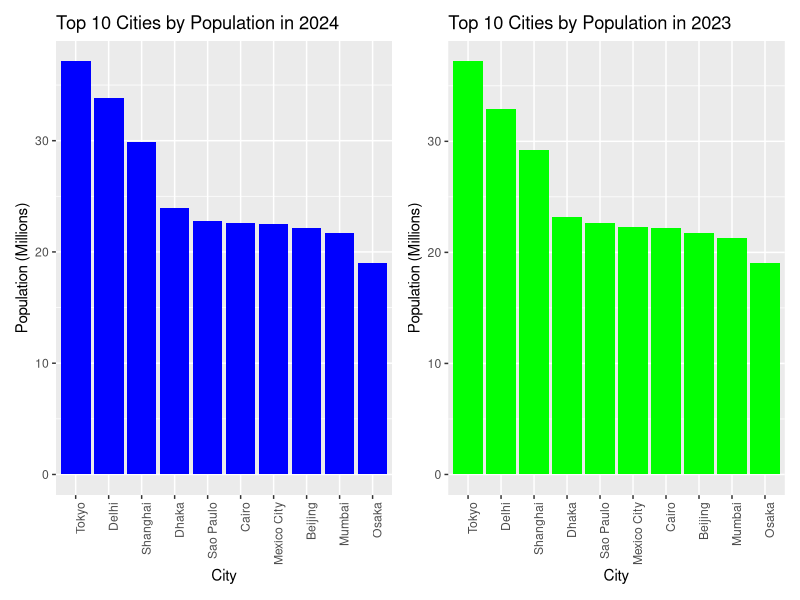
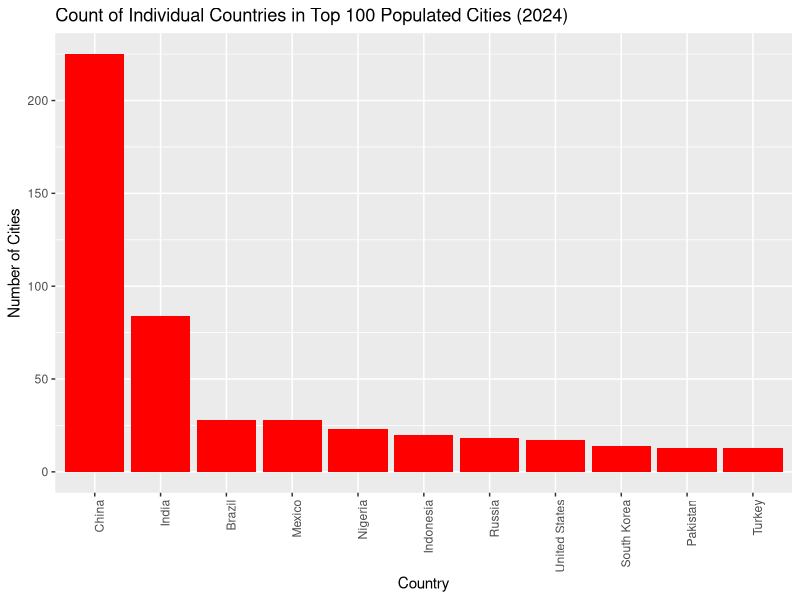
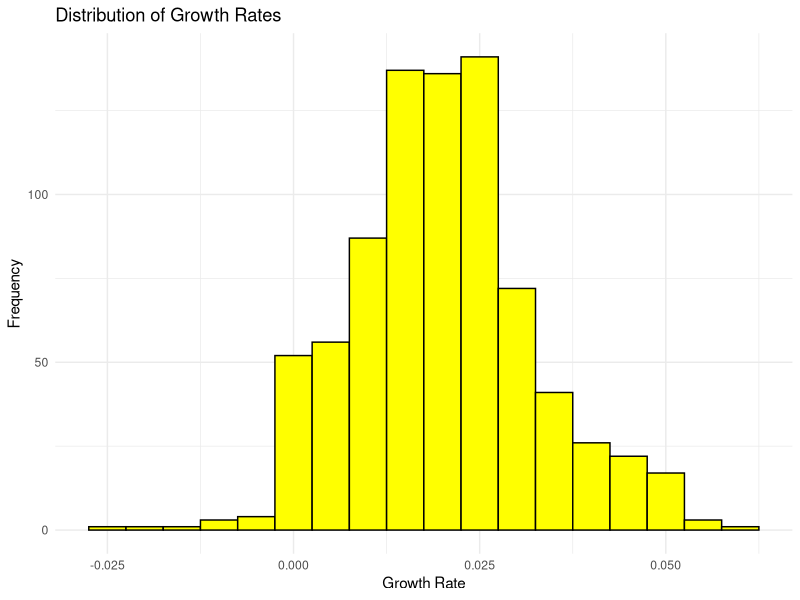
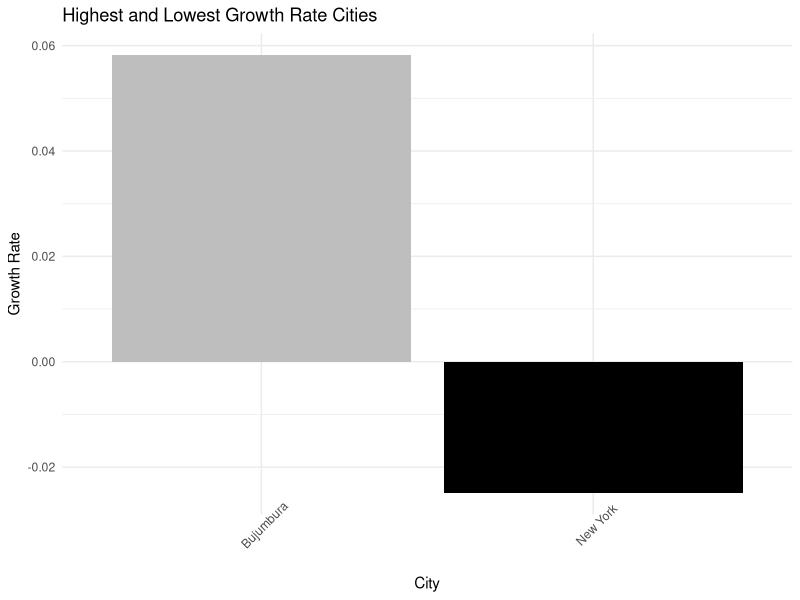
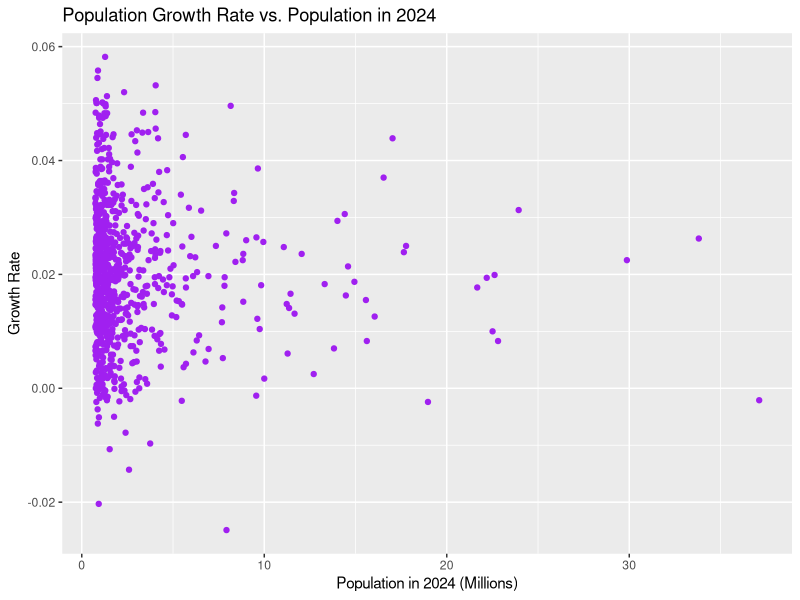
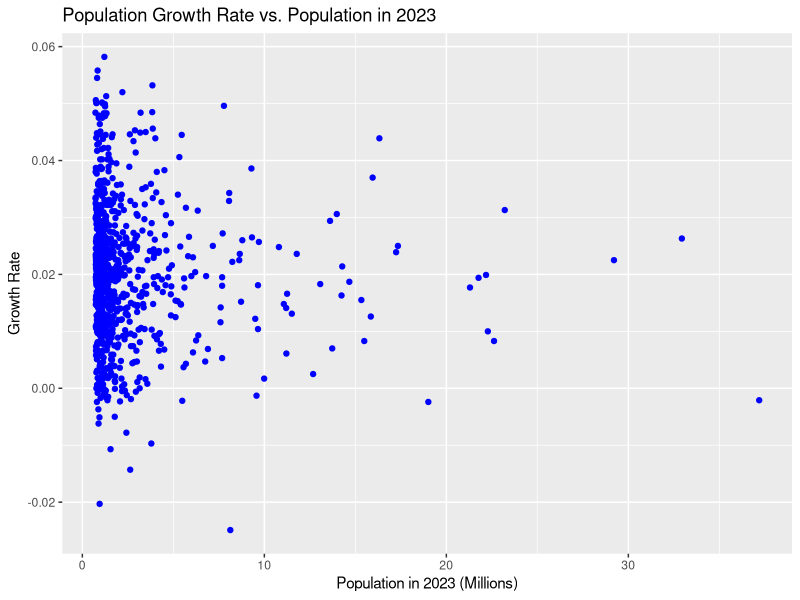

Reproduce these figures in R, in order.
library(ggplot2)
library(dplyr)
library(patchwork)
  

setwd("/Users/saikalyangurumanchi/Library/CloudStorage/OneDrive-CentralMichiganUniversity/Summer-581/Assignement-2")
#Importing the CSV data into R
City_by_population <- read.csv("World Populated Cities.csv")
View(City_by_population)

#Data Cleaning
#Viewing current column names
colnames(City_by_population)
#Changing column names
new_names <- c("Rank", "City", "Country", "Population_2024", "Population_2023", "Growth_Rate")
#Assigning the new column names to the data set
colnames(City_by_population) <- new_names 
#Checking the datatypes of the dataframe
glimpse(City_by_population) 
#Checking for N/A or missing values
sum(is.na(City_by_population)) 
#removing duplicates
City_by_population <- City_by_population[!duplicated(City_by_population), ] 
#For the first row the rank was 0 so added with 1 to the column make it as 1
City_by_population$Rank = City_by_population$Rank+1 
#creating new column to show the data in millions for Population_2024 column
City_by_population$Population_2024_Millions = round(City_by_population$Population_2024 / 1000000, 2)
#creating new column to show the data in millions for Population_2023 column
City_by_population$Population_2023_Millions = round(City_by_population$Population_2023 / 1000000, 2)
#Removing Population_2024 and Population_2023 columns from the dataset
City_by_population <- City_by_population[, !names(City_by_population) == "Population_2024"] 
City_by_population <- City_by_population[, !names(City_by_population) == "Population_2023"] 


#Comparison of Population in 2023 and 2024 for Top 10 Cities:
# Select the top 10 cities based on the population in 2024
top_10_cities_2024 <- City_by_population %>%
  arrange(desc(Population_2024_Millions)) %>%
  head(10)

# Plot for 2024
plot_2024 <- ggplot(top_10_cities_2024, aes(x = reorder(City, -Population_2024_Millions), y = Population_2024_Millions)) +
  geom_bar(stat = "identity", fill = "blue") +
  labs(title = "Top 10 Cities by Population in 2024",
       x = "City",
       y = "Population (Millions)") +
  theme(axis.text.x = element_text(angle = 90, hjust = 1))

# Plot for 2023
top_10_cities_2023 <- City_by_population %>%
  arrange(desc(Population_2023_Millions)) %>%
  head(10)

plot_2023 <- ggplot(top_10_cities_2023, aes(x = reorder(City, -Population_2023_Millions), y = Population_2023_Millions)) +
  geom_bar(stat = "identity", fill = "green") +
  labs(title = "Top 10 Cities by Population in 2023",
       x = "City",
       y = "Population (Millions)") +
  theme(axis.text.x = element_text(angle = 90, hjust = 1))

# Combine the two plots side by side
combined_plot <- plot_2024 + plot_2023

# Display the combined plot
combined_plot


#Top 10 countries who has most populated cities
top_countries <- City_by_population %>%
  group_by(Country) %>%
  summarise(City_Count = n()) %>%
  arrange(desc(City_Count)) %>%
  top_n(10, City_Count)
ggplot(top_countries, aes(x = reorder(Country, -City_Count), y = City_Count)) +
  geom_bar(stat = "identity", fill = "red") +
  labs(title = "Count of Individual Countries in Top 100 Populated Cities (2024)",
       x = "Country",
       y = "Number of Cities") +
  theme(axis.text.x = element_text(angle = 90, hjust = 1))


#Histogram of growth rates
ggplot(City_by_population, aes(x = Growth_Rate)) +
  geom_histogram(binwidth = 0.005, fill = "yellow", color = "black") +
  labs(title = "Distribution of Growth Rates",
       x = "Growth Rate",
       y = "Frequency") +
  theme_minimal()


# finding the highest and lowest Growth_rate cities
highest_growth <- City_by_population[City_by_population$Growth_Rate == max(City_by_population$Growth_Rate), ]
lowest_growth <- City_by_population[City_by_population$Growth_Rate == min(City_by_population$Growth_Rate), ]

# Create a data frame for highest and lowest growth rate cities
highest_lowest_growth <- rbind(highest_growth, lowest_growth)

# Convert City to a factor with specified levels for ordering in the plot
highest_lowest_growth$City <- factor(highest_lowest_growth$City, levels = highest_lowest_growth$City)

# Create the bar plot
ggplot(highest_lowest_growth, aes(x = City, y = Growth_Rate, fill = Growth_Rate > 0)) +
  geom_bar(stat = "identity", position = "dodge") +
  scale_fill_manual(values = c("black", "grey"), guide = FALSE) +
  labs(title = "Highest and Lowest Growth Rate Cities",
       x = "City",
       y = "Growth Rate") +
  theme_minimal() +
  theme(axis.text.x = element_text(angle = 45, hjust = 0.5))


#Scatter Plot of Population Growth Rate vs. Population in 2024
ggplot(City_by_population, aes(x = Population_2024_Millions, y = Growth_Rate)) +
  geom_point(color = "purple") +
  labs(title = "Population Growth Rate vs. Population in 2024",
       x = "Population in 2024 (Millions)",
       y = "Growth Rate")

#Scatter Plot of Population Growth Rate vs. Population in 2023
  
ggplot(City_by_population, aes(x = Population_2023_Millions, y = Growth_Rate)) +
  geom_point(color = "blue") +
  labs(title = "Population Growth Rate vs. Population in 2023",
       x = "Population in 2023 (Millions)",
       y = "Growth Rate")



